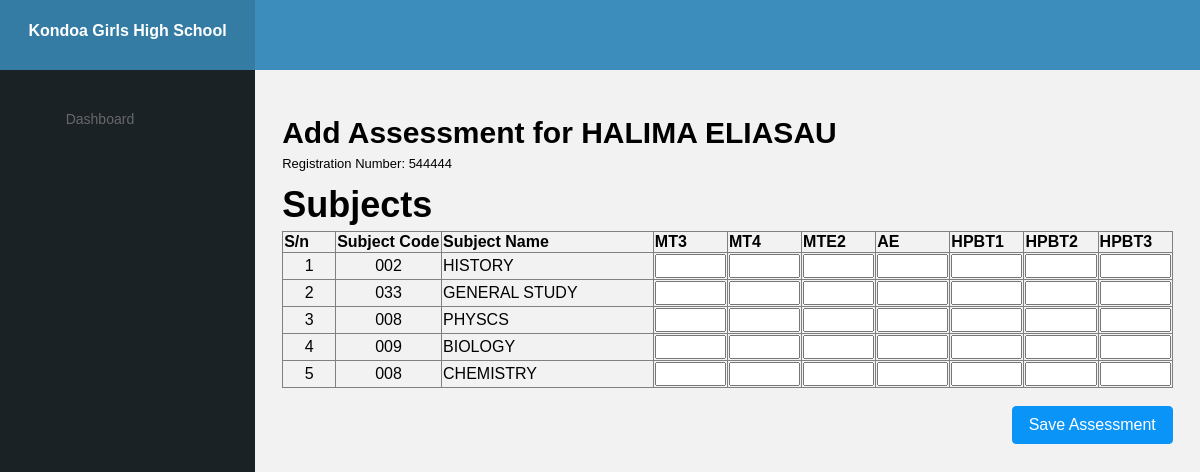
Screenshot of /add-assessment/544444/ with the database file from the repository.
### admission/models.py (models this page shows, shortened)
class StudentRegistration(models.Model):
    GENDER_CHOICES = [
        ('male', 'Male'),
        ('female', 'Female'),
    ]
    DISABILITY_CHOICES = [
        ('none', 'None'),
        ('skin', 'Skin'),
        ('hearing', 'Hearing'),
        ('vision', 'Vision'),
        ('other', 'Other'),
    ]
    entry_year = models.ForeignKey(AcademicYear, on_delete=models.CASCADE)
    entry_term = models.ForeignKey(Term, on_delete=models.CASCADE)
    entry_programme = models.ForeignKey(Programme, on_delete=models.CASCADE)
    entry_class = models.ForeignKey(Class, on_delete=models.CASCADE)
    stream_name = models.ForeignKey(Stream, on_delete=models.CASCADE, null=True, blank=True)
    subjects = models.ManyToManyField(Subject, blank=True)  # Add this line for subjects
    entry_category = models.ForeignKey(EntryCategory, on_delete=models.CASCADE)
    sponsor_name = models.ForeignKey(Sponsor, on_delete=models.CASCADE)
    registration_number = models.CharField(max_length=20, unique=True)
    first_name = models.CharField(max_length=50)
    last_name = models.CharField(max_length=50)
    other_name = models.CharField(max_length=50, blank=True, null=True)
    gender = models.CharField(max_length=6, choices=GENDER_CHOICES)
    birth_date = models.DateField()
    nationality = models.CharField(max_length=50, default='Tanzania')
    disability = models.CharField(max_length=10, choices=DISABILITY_CHOICES, default='none')
    profile_picture = models.ImageField(upload_to='kin_pictures/', blank=True, null=True)
    next_of_kin1_name = models.CharField(max_length=100)
    next_of_kin1_mobile_number = models.CharField(max_length=15)
    next_of_kin1_email = models.EmailField(blank=True, null=True)
    next_of_kin1_postal_address = models.CharField(max_length=255, blank=True, null=True)
    next_of_kin2_name = models.CharField(max_length=100, blank=True, null=True)
    next_of_kin2_mobile_number = models.CharField(max_length=15, blank=True, null=True)
    next_of_kin2_email = models.EmailField(blank=True, null=True)
    next_of_kin2_postal_address = models.CharField(max_length=255, blank=True, null=True)
    admission_date = models.DateField(auto_now_add=True)

### main_setting/models.py (models this page shows, shortened)
class Subject(models.Model):
    CORE = 'Core'
    SUBSIDIARY = 'Subsidiary'
    STATUS_CHOICES = [
        (CORE, 'Core'),
        (SUBSIDIARY, 'Subsidiary'),
    ]
    department = models.ForeignKey('Department', on_delete=models.CASCADE, null=False, blank=False)
    subject_code = models.CharField(max_length=100, null=False, blank=False)
    subject_name = models.CharField(max_length=255, null=False, blank=False)
    status = models.CharField(max_length=10, choices=STATUS_CHOICES, default=CORE)  # New field added

### Record_results/views.py (the view)
# urls.py: path('add-assessment/<str:registration_number>/', views.add_assessment, name='add_assessment'),
def add_assessment(request, registration_number):
    if registration_number:
       student = StudentRegistration.objects.filter(registration_number=registration_number).first()
       if student:
           subjects = student.subjects.all()
       else:
           subjects = []
    return render(request, 'admin/add_assessment.html', {
        'student': student,
        'subjects': subjects,
    })

### main_setting/models.py (called while the page is built)
    def __str__(self):
        return self.name

    def __str__(self):
        return self.class_name

    def __str__(self):
        return self.name

    def __str__(self):
        return f"{self.name} ({self.get_status_display()})"

    def __str__(self):
        return self.name

### templates/admin/add_assessment.html (shortened to what this page needs)
{% load static %}
<!DOCTYPE html>
<html lang="en">
<head>
  <link rel="stylesheet" href="{% static 'vendors/iconfonts/font-awesome/css/all.min.css'%}">
  <link rel="stylesheet" href="{% static 'vendors/css/vendor.bundle.base.css'%}">
  <link rel="stylesheet" href="{% static 'vendors/css/vendor.bundle.addons.css'%}">
  <link rel="stylesheet" href="{% static 'css/style.css'%}">
</head>
<body>
  <div class="container-scroller" >
    <nav class="navbar col-lg-12 col-12 p-0 fixed-top d-flex flex-row default-layout-navbar" >
      <div class="text-center navbar-brand-wrapper d-flex align-items-center justify-content-center" style="background-color:#357ca5">
        <label style="font-weight:bold;color:#ffffff">Kondoa Girls High School</label>
      </div>
      <div class="navbar-menu-wrapper d-flex align-items-stretch" style="background-color:#3c8dbc">
        <button class="navbar-toggler navbar-toggler align-self-center" type="button" data-toggle="minimize">
          <span class="fas fa-bars"></span>
        </button>
        <ul class="navbar-nav">
        </ul>
      </div>
    </nav>
    <div class="container-fluid page-body-wrapper">
      <nav class="sidebar sidebar-offcanvas" id="sidebar" style="background-color:#1a2226">
        <ul class="nav">
          <li class="nav-item nav-profile">
            <div class="nav-link">
            </div>
          </li>
          <li class="nav-item">
            <a class="nav-link" href="{% url 'admin:index' %}">
              <i class="fa fa-home menu-icon"></i>
              <span class="menu-title">Dashboard</span>
            </a>
          </li>
         </ul>
      </nav>
      <div class="main-panel">
        <div class="content-wrapper">
          {% block content %}
          <form method="post" action="{% url 'save_assessment' %}">
            <h3>Add Assessment for {{ student.first_name }} {{ student.last_name }}</h3>
            <p>Registration Number: {{ student.registration_number }}</p>
            <h2>Subjects</h2>
            <table border="1" style="width: 100%; border-collapse: collapse;">
                <thead>
                    <tr>
                        <th style="width: 5%;">S/n</th>
                        <th style="width: 10%;">Subject Code</th>
                        <th style="width: 20%;">Subject Name</th>
                        <th style="width: 7%;">MT3</th>
                        <th style="width: 7%;">MT4</th>
                        <th style="width: 7%;">MTE2</th>
                        <th style="width: 7%;">AE</th>
                        <th style="width: 7%;">HPBT1</th>
                        <th style="width: 7%;">HPBT2</th>
                        <th style="width: 7%;">HPBT3</th>
                    </tr>
                </thead>
                <tbody>
                    {% for subject in subjects %}
                        <tr>
                            <td style="text-align: center;">{{ forloop.counter }}</td>
                            <td style="text-align: center;">{{ subject.subject_code }}</td>
                            <td style="text-align: left;">{{ subject.subject_name }}</td>
                            <td><input type="text" name="mt3_{{ subject.id }}"  style="width: 100%;"></td>
                            <td><input type="text" name="mt4_{{ subject.id }}"  style="width: 100%;"></td>
                            <td><input type="text" name="mte2_{{ subject.id }}"  style="width: 100%;"></td>
                            <td><input type="text" name="ae_{{ subject.id }}"  style="width: 100%;"></td>
                            <td><input type="text" name="hpbt1_{{ subject.id }}"  style="width: 100%;"></td>
                            <td><input type="text" name="hpbt2_{{ subject.id }}"  style="width: 100%;"></td>
                            <td><input type="text" name="hpbt3_{{ subject.id }}"  style="width: 100%;"></td>
                        </tr>
                    {% endfor %}
                </tbody>
            </table>
            <br>
            <div align="right">
            <button type="submit" class="btn btn-info">Save Assessment</button>
            </div>
        </form>
{% endblock %}
          </div>
      </div>
    </div>
  </div>
</body>
</html>

### rows the page displays
StudentRegistration: first_name "HALIMA", last_name "ELIASAU", registration_number "544444"
Subject: subject_code "002", subject_name "HISTORY"
Subject: subject_code "033", subject_name "GENERAL STUDY"
Subject: subject_code "008", subject_name "PHYSCS"
Subject: subject_code "009", subject_name "BIOLOGY"
Subject: subject_code "008", subject_name "CHEMISTRY"
